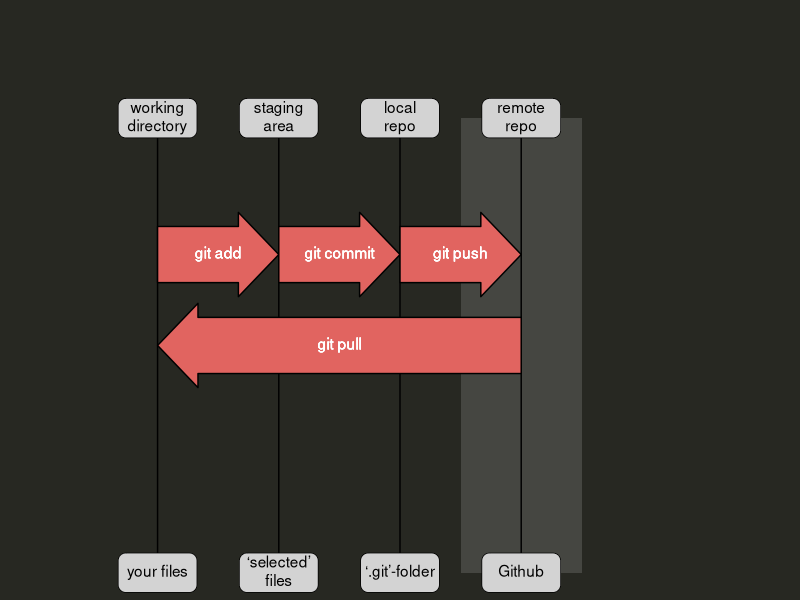

The R source for this figure:
library(tidyverse)
library(ggtext)
mytheme <- theme(
  panel.background = element_rect(fill = "#272822",colour = "#272822"),
  plot.background = element_rect(fill = "#272822",colour = "#272822"),
)
geom_arrow <- function(xstart,xend, y, width = NULL, spanend = NULL, label = "",direction = "right", colour = "black", fill = "#E16460", inherit.aes = FALSE) {
  xdelta <- abs(xend-xstart)
  if(is.null(width)){
    width <- xdelta/1.618
    message(paste("width:",width))
  }
  
  if(is.null(spanend)){
    spanend <- xdelta/3*1
    message(paste("spanend:",spanend))
  }
  
  
  
  arrowh <- xend - spanend
  halfwidth <- width/2
  b <- width/2*3
  arroww <- b/2
  
  dd <- tibble(
    x = c(xstart,xstart, arrowh, arrowh, xend, arrowh,arrowh,  xstart, xstart),
    y = c(y,y-halfwidth, y-halfwidth, y-arroww,y, y+arroww, y+halfwidth, y+halfwidth, y)
  )
  if(direction == "left"){
    mid <- median(c(xstart,xend))
    mid - dd$x + mid  -> dd$x
  }
  
  list(
    geom_polygon(data = dd, aes(x,y), colour = "black", fill = fill,inherit.aes = inherit.aes),
    geom_richtext(x = xstart+xdelta/2, y = y, hjust = 0.5, label = label, fill = NA, label.color = NA, text.colour = "white")
    )

  }

tribble(
  ~label1, ~x, ~label2,
  "working<br>directory", 1,  "your files",
  "staging<br>area", 2, "'selected' files",
  "local repo", 3,  "'.git'-folder",
  "remote<br>repo", 4, "Github"
) %>%
  ggplot() +
  geom_polygon(data= tibble(x = c(3.5, 4.5, 4.5, 3.5), y = c(0, 0, 5, 5)), aes(x, y), fill = "grey", alpha = 0.2) +
  geom_segment(aes(x = x,y = 0, xend = x),yend = 5)+
  geom_arrow(1,2,3.5,label = "git add") +
  geom_arrow(2,3,3.5,label = "git commit") +
  geom_arrow(3,4,3.5,label = "git push") +
  geom_arrow(1,4,2.5,direction = "left", label = "git pull",width = 0.618046971569839,spanend = 0.333333333333333) +
  geom_textbox(aes(x,label = label1), y= 5,
               fill = "lightgrey", 
               width = unit(2, "cm"),
               height = unit(1, "cm"),
               halign = 0.5,
               valign = 0.5
               ) +
  geom_textbox(aes(x,label = label2), y= 0,
               fill = "lightgrey", 
               width = unit(2, "cm"),
               height = unit(1, "cm"),
               halign = 0.5,
               valign = 0.5
  )  +
  theme_void() +
  lims(x = c(0, 6), y = c(0, 6)) +
  mytheme
  
